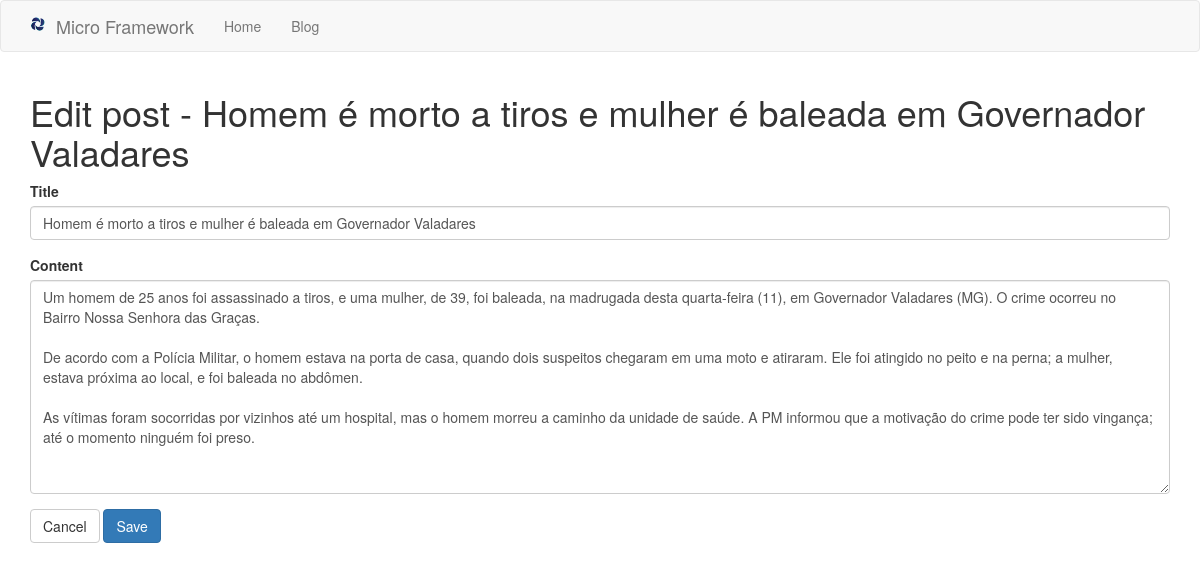
Screenshot of /post/2/edit with the database file from the repository.
### tables this page shows
CREATE TABLE posts (id INTEGER CONSTRAINT posts_index PRIMARY KEY ASC AUTOINCREMENT, title VARCHAR (255) NOT NULL, content TEXT NOT NULL);

### app/Controllers/PostsController.php (called while the page is built, shortened)
<?php
class PostsController extends BaseController
{
    private $post;
    public function __construct()
    {
        $this->post = Container::getModel("Post");
    }
    public function edit($id)
    {
        $this->view->post = $this->post->find($id);
        return $this->renderView('posts/edit', 'layout');
    }
}

### core/bootstrap.php (called while the page is built, shortened)
<?php
$routes = require_once __DIR__ . "/../app/routes.php";
$route = new \Core\Route($routes);

### public/index.php (called while the page is built, shortened)
<?php
require_once __DIR__ . "/../core/bootstrap.php";

### core/BaseModel.php (called while the page is built, shortened)
<?php
abstract class BaseModel
{
    private $pdo;
    protected $table;
    public function __construct(PDO $pdo)
    {
        $this->pdo = $pdo;
    }
    public function find($id)
    {
        $query = "SELECT * FROM {$this->table} WHERE id=:id";
        $stmt = $this->pdo->prepare($query);
        $stmt->bindValue(":id", $id);
        $stmt->execute();
        $result = $stmt->fetch();
        return $result;
    }
}

### core/DataBase.php (called while the page is built, shortened)
<?php
class DataBase
{
    public static function getDataBase()
    {
        $conf = include_once __DIR__ . "/../app/database.php";
        if($conf['driver'] == 'sqlite'){
            $sqlite = __DIR__ . "/../storage/database/" . $conf['sqlite']['host'];
            $sqlite = "sqlite:" . $sqlite;
            try{
                $pdo = new PDO($sqlite);
                $pdo->setAttribute(PDO::ATTR_ERRMODE, PDO::ERRMODE_EXCEPTION);
                $pdo->setAttribute(PDO::ATTR_DEFAULT_FETCH_MODE, PDO::FETCH_OBJ);
                return $pdo;
            }catch (PDOException $e){
                echo $e->getMessage();
            }
        }
    }
}

### core/Container.php (called while the page is built, shortened)
<?php
class Container
{
    public static function getModel($model)
    {
        return new $objModel(DataBase::getDatabase());
    }
}

### app/Views/posts/edit.phtml (the view, shortened to what this page needs)
<div class="container">
    <h1 class="h1"><?php echo $this->getPageTitle() ?></h1>
    <form action="/post/<?php echo $this->view->post->id ?>/update" method="post" accept-charset="utf-8">
        <div class="form-group <?php echo ($this->errors['title']) ? 'has-error' : '' ?>">
            <label for="title" class="control-label">Title</label>
            <input type="text" name="title" class="form-control" value="<?php echo (isset
            ($this->inputs['title'])) ? $this->inputs['title'] : $this->view->post->title ?>">
        </div>
        <div class="form-group <?php echo ($this->errors['content']) ? 'has-error' : '' ?>">
            <label for="title" class="control-label">Content</label>
            <textarea name="content" class="form-control" rows="10"><?php echo (isset
                ($this->inputs['content'])) ? $this->inputs['content'] : $this->view->post->content ?></textarea>
        </div>
        <a href="/posts" class="btn btn-default">Cancel</a>
        <button type="submit" class="btn btn-primary">Save</button>
    </form>
</div>

### rows the page displays
posts: title "Homem é morto a tiros e mulher é baleada em Governador Valadares", content "Um homem de 25 anos foi assassinado a tiros, e uma mulher, de 39, foi baleada, na madrugada desta quarta-feira (11), em Governador Valadares (MG). O crime ocorreu no Bairro Nossa Senhora das Graças. De acordo com a Polícia Militar, o homem estava na porta de casa, quando dois suspeitos chegaram em uma moto e atiraram. Ele foi atingido no peito e na perna; a mulher, estava próxima ao local, e foi baleada no abdômen. As vítimas foram socorridas por vizinhos até um hospital, mas o homem morreu a caminho da unidade de saúde. A PM informou que a motivação do crime pode ter sido vingança; até o momento ninguém foi preso."

### other values shown
$this->getPageTitle() "Edit post - Homem é morto a tiros e mulher é baleada em Governador Valadares"
